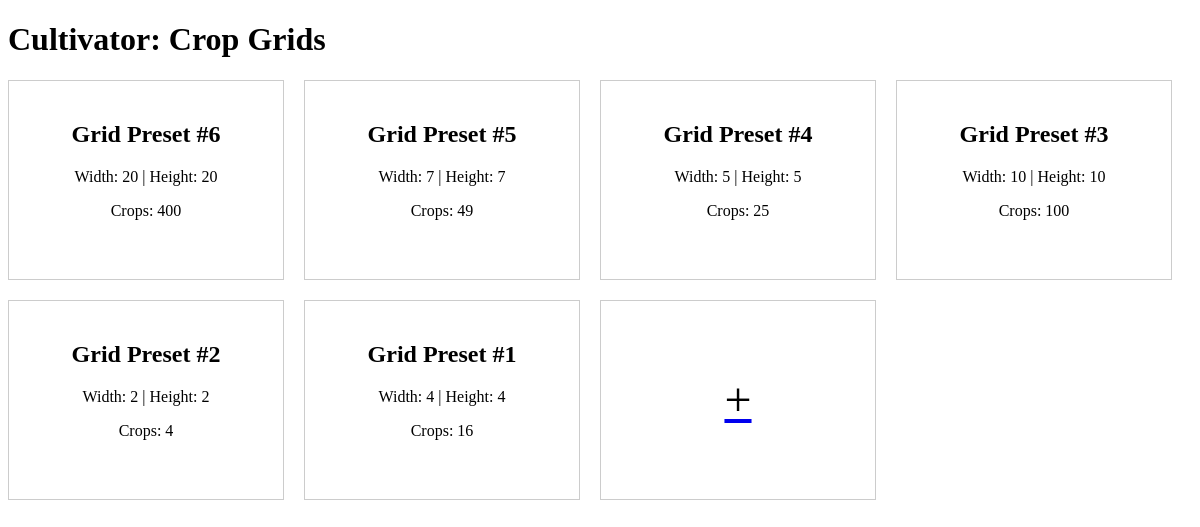
Before: / with the older database file.
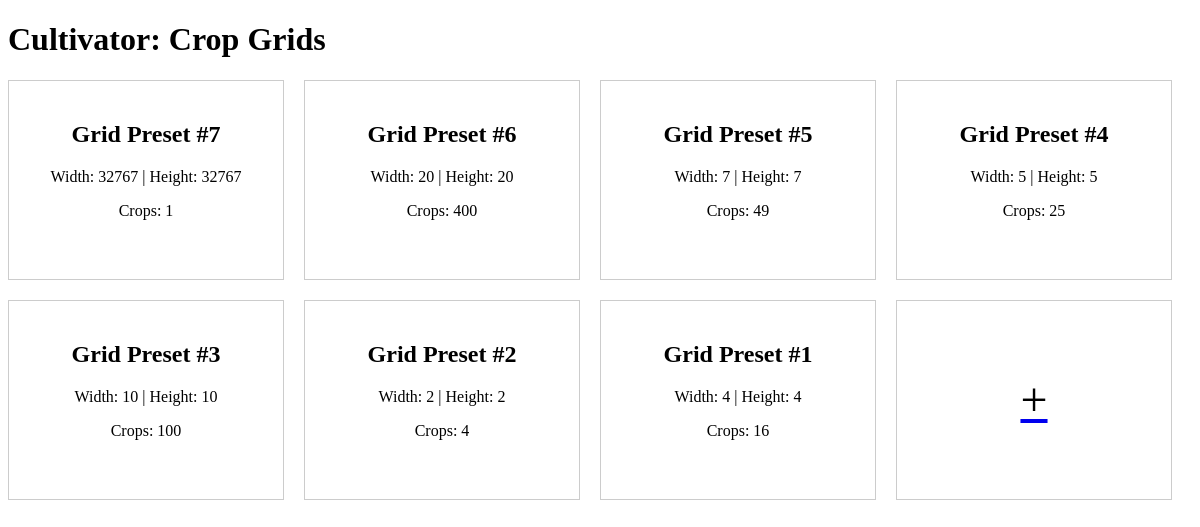
After: the same page with the newer database file.
### tables this page shows
CREATE TABLE crop_grids (
                id INTEGER PRIMARY KEY AUTOINCREMENT,
                width INTEGER NOT NULL,
                height INTEGER NOT NULL,
                crops TEXT NOT NULL
             );

### main.py (the view)
@app.route('/')
def index():
    db = get_db()
    c = db.cursor()
    c.execute('''SELECT * FROM crop_grids ORDER BY id DESC''')
    grids = c.fetchall()
    return render_template('index.html', grids=grids)

### main.py (called while the page is built)
def get_db():
    db = getattr(g, '_database', None)
    if db is None:
        db = g._database = sqlite3.connect(app.config['DATABASE'])
    return db

@app.teardown_appcontext
def close_connection(exception):
    db = getattr(g, '_database', None)
    if db is not None:
        db.close()

### templates/index.html (shortened to what this page needs)
<!DOCTYPE html>
<html>
<head>
</head>
<body>
    <h1>Cultivator: Crop Grids</h1>
    <div class="grid-container">
        {% for grid in grids %}
            <a href="{{ url_for('display_grid', grid_id=grid[0]) }}" class="grid-item">
                <h2>Grid Preset #{{ grid[0] }}</h2>
                <p>Width: {{ grid[1] }} | Height: {{ grid[2] }}</p>
                <p>Crops: {{ grid[3] }}</p>
            </a>
        {% endfor %}
        <a href="{{ url_for('add_grid') }}" class="add-button-container">
            <div class="add-button">+</div>
        </a>
    </div>
</body>
</html>

### templates/index.html (style rules this page uses)
.grid-container { display: flex; flex-wrap: wrap; gap: 20px; }
.grid-item { border: 1px solid #ccc; padding: 20px; width: calc(25% - 20px); height: 200px; box-sizing: border-box; text-decoration: none; color: black; text-align: center; }
.add-button-container { border: 1px solid #ccc; width: calc(25% - 20px); height: 200px; box-sizing: border-box; text-align: center; cursor: pointer; display: flex; justify-content: center; align-items: center; margin-top: 0; margin-left: 0; margin-right: 20px; }
.add-button { font-size: 48px; line-height: 1; text-decoration: none; color: black; }

Changed rows visible on the page:
added crop_grids: id "7", width "32767", height "32767", crops "1"
